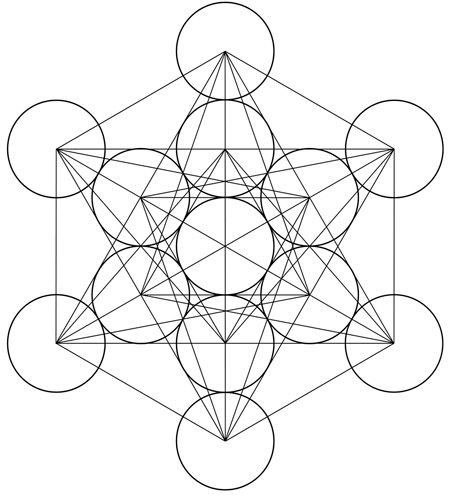
#> input picture 2_course/texViz/lab5/images/pic10.png, 450 x 497 px
$ python task2.py   (older library calls are emulated)
#> lines starting #> are read from the running program, lines starting #| are printed output that depends on the picture; after the words box and inside, x2 and y2 are one past the last pixel; in counts of white or black regions, pixels touching at a corner belong together
import cv2
import numpy as np
import matplotlib.pyplot as plt

# Чтение изображения
img = cv2.imread('../images/pic10.png')
#> img is the input picture: shape (497, 450, 3); min 0, max 255, mean 240
gray = cv2.cvtColor(img, cv2.COLOR_BGR2GRAY)

# Применение оператора Собеля
sobel_x = cv2.Sobel(gray, cv2.CV_16S, 1, 0, ksize=3)
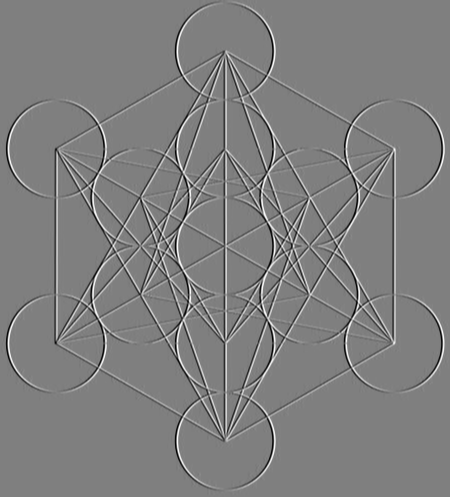
#> sobel_x: shape (497, 450) int16; min -1016, max 1015, mean 0; drawn with min black and max white
sobel_y = cv2.Sobel(gray, cv2.CV_16S, 0, 1, ksize=3)
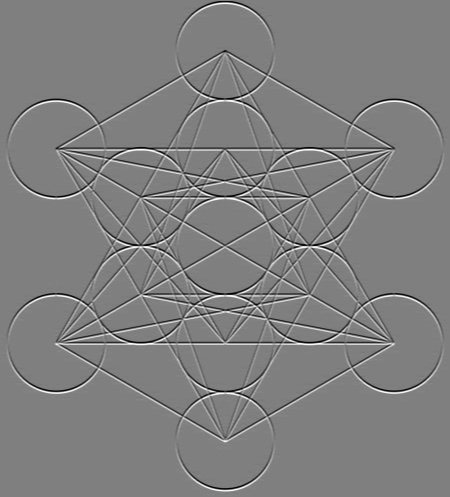
#> sobel_y: shape (497, 450) int16; min -1019, max 1014, mean 0; drawn with min black and max white
abs_x = cv2.convertScaleAbs(sobel_x)
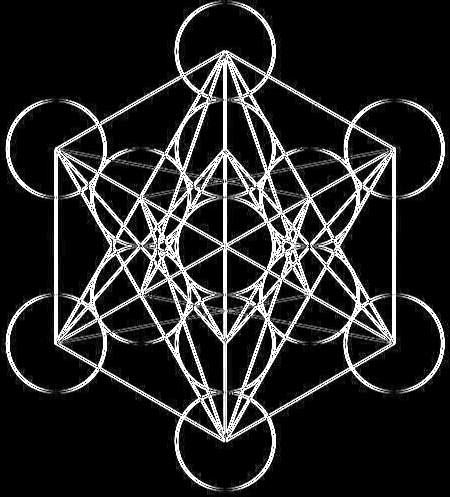
#> abs_x: shape (497, 450); min 0, max 255, mean 38.2
abs_y = cv2.convertScaleAbs(sobel_y)
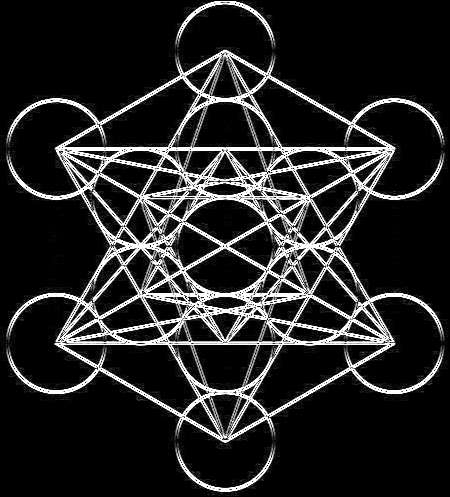
#> abs_y: shape (497, 450); min 0, max 255, mean 38
edges = cv2.addWeighted(abs_x, 0.5, abs_y, 0.5, 0)
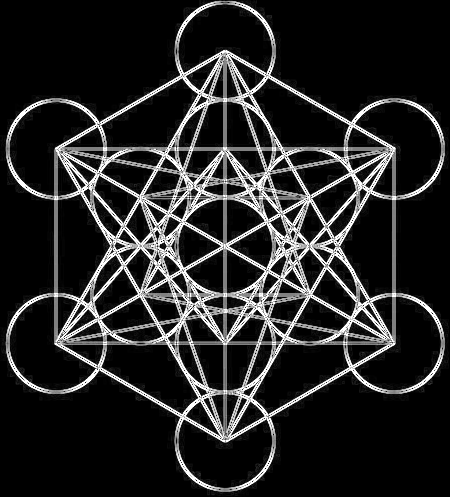
#> edges: shape (497, 450); min 0, max 255, mean 38.1
# 1489 11, \\\ 1200, 7 \\\ 1350, 20, 10
# Поиск кругов методом Хафа по градиенту
circles = cv2.HoughCircles(
    edges, cv2.HOUGH_GRADIENT, dp=1.2, minDist=40,
    param1=1350, param2=50, minRadius=15, maxRadius=100
)
#> circles = 15 rows, first 8: [225, 49.8, 46.32], [54.6, 150.6, 48.48], [139.8, 197.4, 46.32], [222.6, 439.8, 48.72], [395.4, 341.4, 48.36], [225, 343.8, 46.2], [179.4, 153, 92.64], [55.8, 340.2, 48.6]

# Отрисовка
out = img.copy()
if circles is not None:
    for x, y, r in np.uint16(np.around(circles[0])):
        cv2.circle(out, (x, y), r, (255, 0, 0), 2)
        cv2.circle(out, (x, y), 2, (0, 0, 255), 3)
#> this loop made 15 passes
#> (x, y, r) on passes 1 to 12: (225, 50, 46), (55, 151, 48), (140, 197, 46), (223, 440, 49), (395, 341, 48), (225, 344, 46), (179, 153, 93), (56, 340, 49), (218, 231, 62), (281, 176, 86), (309, 293, 46), (241, 273, 73)
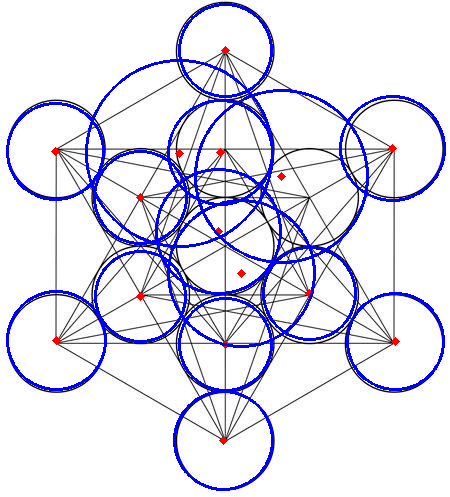
#> out: shape (497, 450, 3); 6.96% of pixels changed, all inside (x1, y1, x2, y2) = (6, 3, 446, 491)

# Визуализация
imgs = [cv2.cvtColor(img, cv2.COLOR_BGR2RGB), cv2.cvtColor(out, cv2.COLOR_BGR2RGB)]
titles = ['Оригинал', 'Круги после Собеля']

plt.figure(figsize=(10, 5))
for i, (im, title) in enumerate(zip(imgs, titles)):
    plt.subplot(1, 2, i+1)
    plt.imshow(im)
    plt.title(title)
    plt.axis('off')
#> this loop made 2 passes
#> title on passes 1 to 2: 'Оригинал', 'Круги после Собеля'

plt.tight_layout()
plt.show()
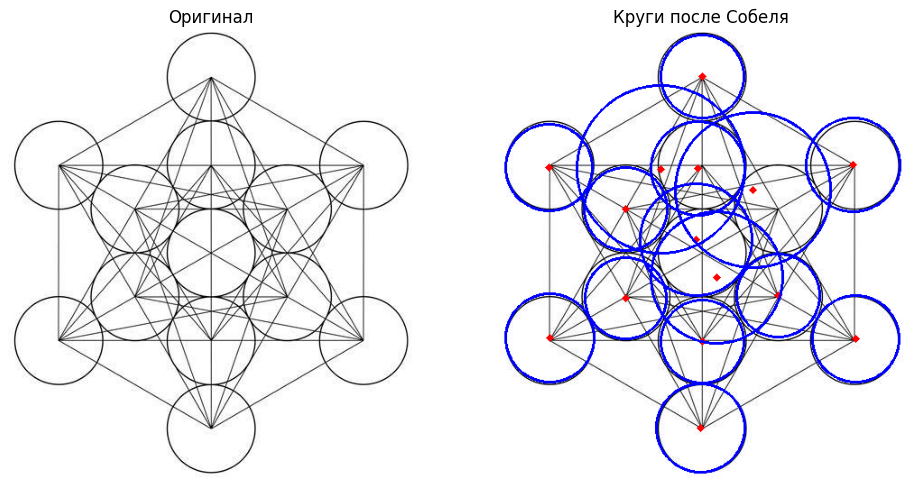
#> figure drawn by matplotlib, 2 panels

$ run again, with 2_course/texViz/lab5/images/pic11.png copied over 2_course/texViz/lab5/images/pic10.png
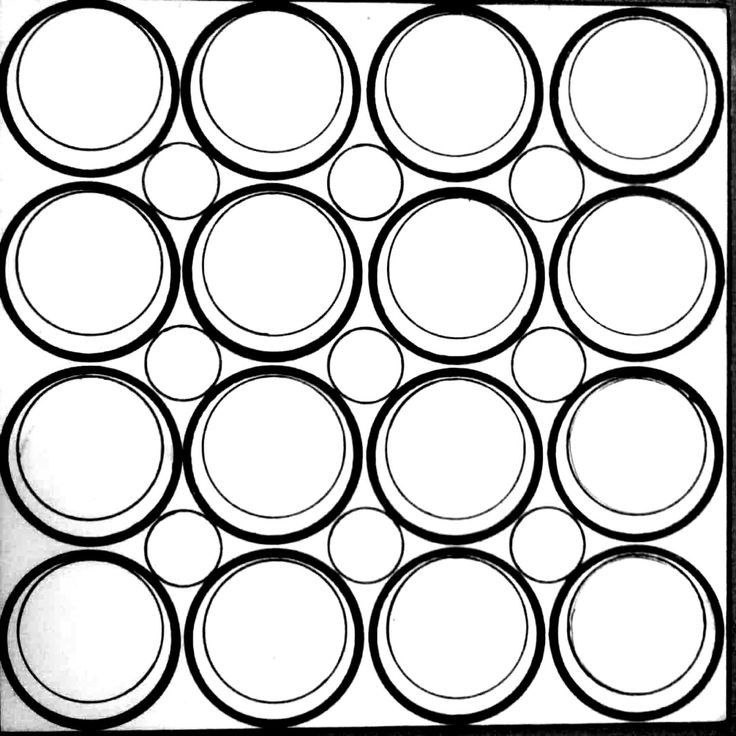
#> input picture 2_course/texViz/lab5/images/pic11.png, 736 x 736 px
#> img is the input picture: shape (736, 736, 3); min 0, max 255, mean 200.6
#> circles = 29 rows, first 8: [456.6, 635.4, 87.36], [271.8, 454.2, 88.68], [90.6, 639, 91.2], [635.4, 94.2, 88.56], [455.4, 90.6, 88.56], [637.8, 273, 87.36], [87, 87, 82.08], [90.6, 455.4, 82.92]
#> the loop `for x, y, r in np.uint16(np.around(circles[0])):` made 29 passes
#> (x, y, r) on passes 1 to 8: (457, 635, 87), (272, 454, 89), (91, 639, 91), (635, 94, 89), (455, 91, 89), (638, 273, 87), (87, 87, 82), (91, 455, 83)
#> after the loop `for x, y, r in np.uint16(np.around(circles[0])):`:
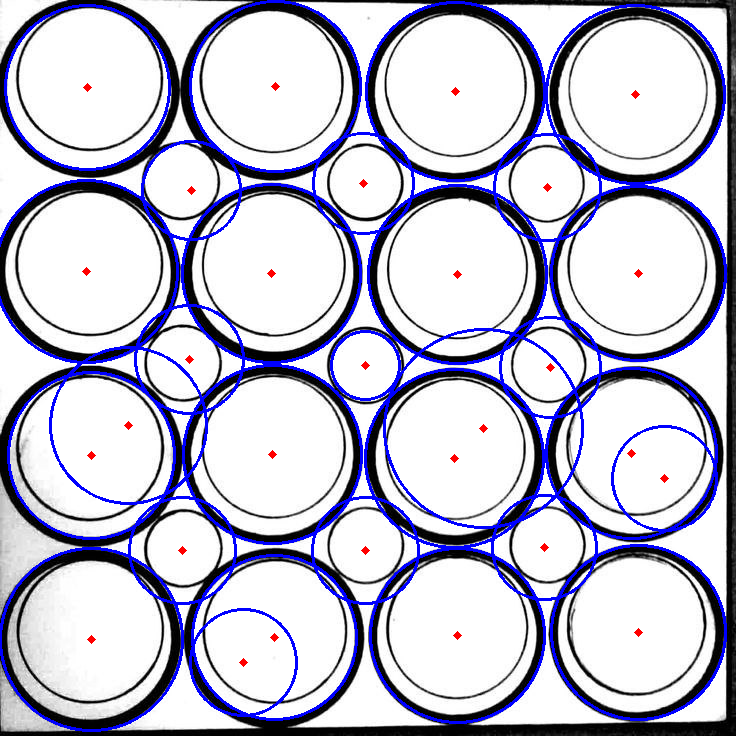
#> out: shape (736, 736, 3); 7.33% of pixels changed, all inside (x1, y1, x2, y2) = (0, 0, 727, 732)
#> the loop `for i, (im, title) in enumerate(zip(imgs, titles)):` made 2 passes
#> title on passes 1 to 2: 'Оригинал', 'Круги после Собеля'
#> `plt.show()`:
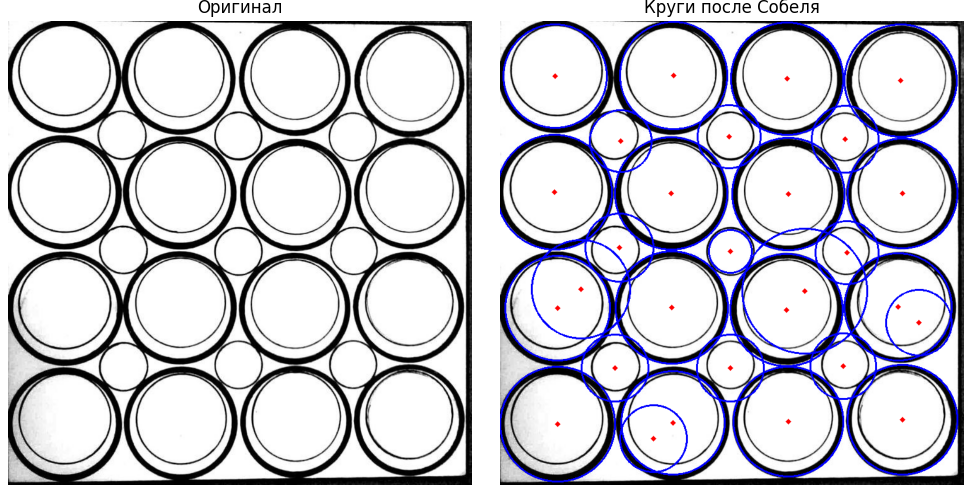
#> figure drawn by matplotlib, 2 panels

$ run again, with 2_course/texViz/lab5/images/pic4.png copied over 2_course/texViz/lab5/images/pic10.png
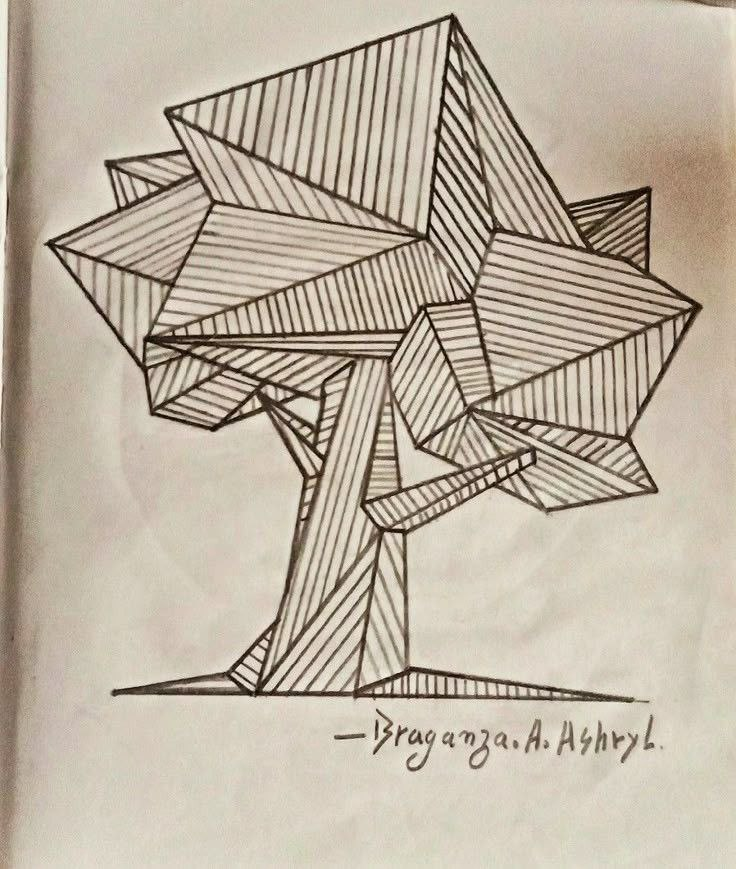
#> input picture 2_course/texViz/lab5/images/pic4.png, 736 x 869 px
#> img is the input picture: shape (869, 736, 3); mean B, G, R 162.5, 178.9, 190.1
#> circles = [[495, 193.8, 56.88], [276.6, 630.6, 36.96], [462.6, 221.4, 21.12]]
#> the loop `for x, y, r in np.uint16(np.around(circles[0])):` made 3 passes
#> (x, y, r) on passes 1 to 3: (495, 194, 57), (277, 631, 37), (463, 221, 21)
#> after the loop `for x, y, r in np.uint16(np.around(circles[0])):`:
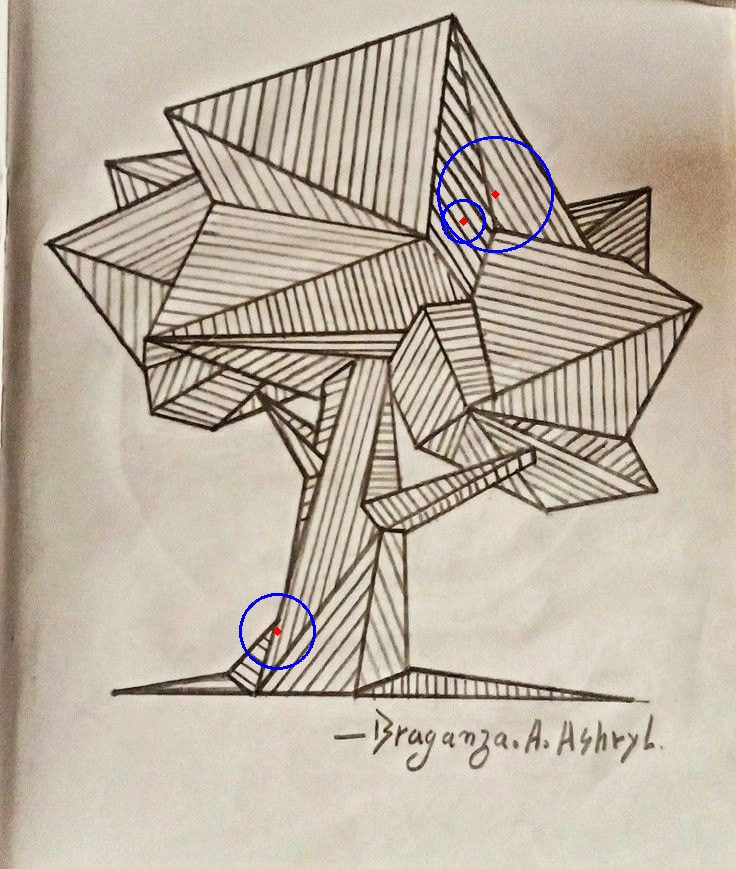
#> out: shape (869, 736, 3); 0.35% of pixels changed, all inside (x1, y1, x2, y2) = (239, 136, 554, 670)
#> the loop `for i, (im, title) in enumerate(zip(imgs, titles)):` made 2 passes
#> title on passes 1 to 2: 'Оригинал', 'Круги после Собеля'
#> `plt.show()`:
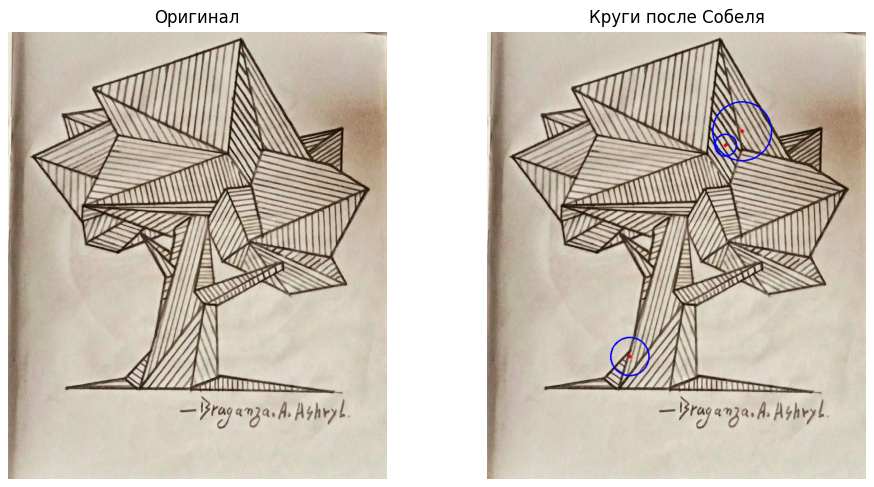
#> figure drawn by matplotlib, 2 panels

$ run again, with 2_course/texViz/lab5/images/pic5.png copied over 2_course/texViz/lab5/images/pic10.png
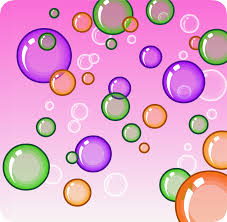
#> input picture 2_course/texViz/lab5/images/pic5.png, 227 x 222 px
#> img is the input picture: shape (222, 227, 3); mean B, G, R 200.9, 165.5, 224.4
#> circles = [[183, 81, 23.16], [25.8, 167.4, 24.36], [91.8, 154.2, 20.28]]
#> the loop `for x, y, r in np.uint16(np.around(circles[0])):` made 3 passes
#> (x, y, r) on passes 1 to 3: (183, 81, 23), (26, 167, 24), (92, 154, 20)
#> the loop `for i, (im, title) in enumerate(zip(imgs, titles)):` made 2 passes
#> title on passes 1 to 2: 'Оригинал', 'Круги после Собеля'
#> `plt.show()`:
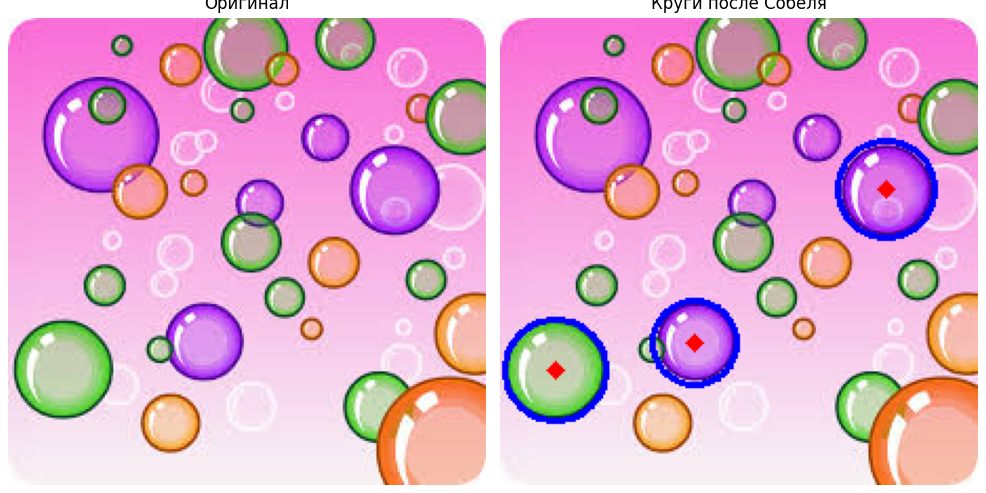
#> figure drawn by matplotlib, 2 panels
